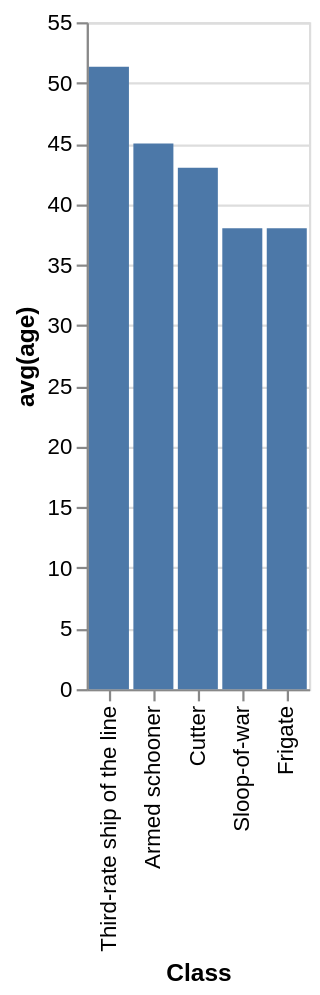

Source (Vega-Lite JSON):
### Vega-Lite specification from a JSON file in a GitHub repository (floating-point values rounded to 4 significant figures)
{"data": {"values": [{"x_data": "Third-rate ship of the line", "y_data": 51.33}, {"x_data": "Armed schooner", "y_data": 45}, {"x_data": "Cutter", "y_data": 43}, {"x_data": "Sloop-of-war", "y_data": 38}, {"x_data": "Frigate", "y_data": 38}]}, "mark": "bar", "encoding": {"x": {"field": "x_data", "type": "nominal", "title": "Class", "sort": {"op": "sum", "field": "y_data", "order": "descending"}}, "y": {"field": "y_data", "type": "quantitative", "title": "avg(age)"}}}
